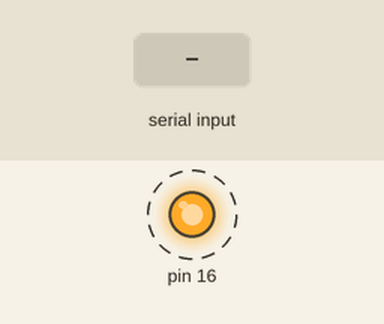
Simulated run of this sketch. Board: Arduino Mega 2560, built with avr-gcc and run on an emulated ATmega2560. Shown: output pins drawn as LEDs (lit = HIGH). Dashed ring = blinking. Inputs (shaded band) come from the test bench. What the sketch prints to the serial monitor is not drawn.

Above: at 1.1 s.
2.1 s: "1" received over the second serial link
Timing chart, 0 to 11.1 s (numbered marks = the images above; inputs shaded):
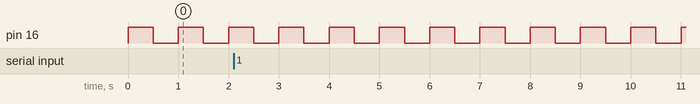

The sketch:

Atmega_PIC_UART_test.ino
```cpp
int handshake = 0;

void setup() {
  noInterrupts();
  CLKPR = 0x80;                                                                                     /*Enabling the clock prescaler function*/
  CLKPR = 0x00;                                                                                     /*Setting the prescaler to div by 1*/
  interrupts();

  pinMode(16, OUTPUT);

  Serial.begin(9600);                                                                               /*UART with PC Terminal*/
  Serial1.begin(9600);                                                                              /*UART with PIC MCU*/

  Serial.println("UART Communication test\n");
}

void loop() {

  digitalWrite(16, HIGH);
  delay(500);
  digitalWrite(16, LOW);
  delay(500);

  /*test code for serial communication with PIC MCU*/
  if (Serial1.available()){
    handshake = Serial1.read();
    Serial.println (handshake, HEX);
      if (handshake == 0x54){
        Serial.println("0x54 handshake Received from PIC MCU\n");
        delay(500);
        Serial1.write(0x61);
        Serial.println("Sending Ack 0x61 to PIC MCU\n");
      }
  }
}
```

Measured:
- by itself, pin 16: alternates HIGH for 0.50 s and LOW for 0.50 s
